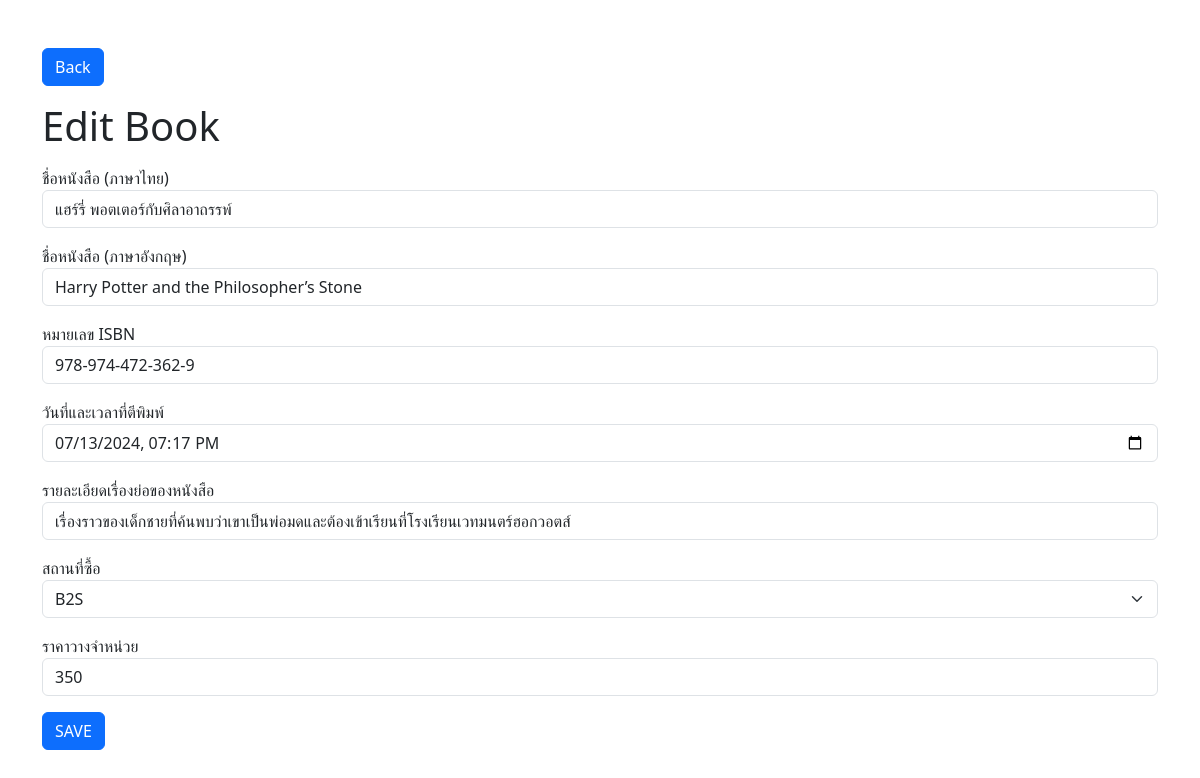
The app's page /edit/4 with its own data.
### bookshop/models.py (models this page shows)
class Book(models.Model):
    book_name_th = models.CharField(max_length=100)
    book_name_en = models.CharField(max_length=100)
    number_si = models.CharField(max_length=100)
    datetime = models.DateTimeField()
    detail_book = models.CharField(max_length=100)
    BOOKSHOP_CHOICES = [
        ("B2S","B2S"),
        ("Inthon","Inthon"),
        ("Se-ed","Se-ed"),
        ("Meb","Meb"),
    ];
    bookshop = models.CharField(
        max_length=20,
        choices=BOOKSHOP_CHOICES,
        default="B2S"
    )
    sale_book = models.IntegerField()
    created_date = models.DateTimeField(auto_now_add=True)
    updated_date = models.DateTimeField(auto_now_add=True)

### bookshop/views.py (the view)
# urls.py: path('edit/<book_id>', views.edit),
def edit (request, book_id):
    if request.method == 'POST':
        book_name_th = request.POST['book_name_th']
        book_name_en = request.POST['book_name_en']
        number_si = request.POST['number_si']
        datetime = request.POST['datetime']
        detail_book = request.POST['detail_book']
        bookshop = request.POST['bookshop']
        sale_book = request.POST['sale_book']
        print = (book_name_th, book_name_en, number_si, datetime, detail_book, bookshop, sale_book)
        book = Book.objects.get(id=book_id)
        book.book_name_th = book_name_th
        book.book_name_en = book_name_en
        book.number_si =  number_si
        book.datetime = datetime
        book.detail_book = detail_book
        book.bookshop = bookshop
        book.sale_book = sale_book
        book.save()
        messages.success(request, "Successfully EDIT")
        return redirect('/')
    else:
        book = Book.objects.get(id=book_id)
        return render(request, 'edit.html', {'book': book})

### bookshop/templates/edit.html (shortened to what this page needs)
<!DOCTYPE html>
<html lang="en">
<head>
  <link href="https://cdn.jsdelivr.net/npm/bootstrap@5.3.2/dist/css/bootstrap.min.css" rel="stylesheet"
 />
</head>
<body>
  <header class="container">
    <nav>
      <a href="/" class="btn btn-primary mt-5">Back</a>
    </nav>
  </header>
  <main class="container">
    <h1 class="my-3">Edit Book</h1>
    <form action="#" method="post">
      <div class="mb-3">
        <label for="book_name_th">ชื่อหนังสือ (ภาษาไทย)</label>
        <input type="text" class="form-control" name="book_name_th" id="book_name_th" value="{{ book.book_name_th }}" />
      </div>
      <div class="mb-3">
        <label for="book_name_en">ชื่อหนังสือ (ภาษาอังกฤษ)</label>
        <input type="text" class="form-control" name="book_name_en" id="book_name_en" value="{{ book.book_name_en }}" />
      </div>
      <div class="mb-3">
        <label for="number_si">หมายเลข ISBN</label>
        <input type="text" class="form-control" name="number_si" id="number_si" value="{{ book.number_si }}" />
      </div>
      <div class="mb-3">
        <label for="datetime">วันที่และเวลาที่ตีพิมพ์</label>
        <input type="datetime-local" class="form-control" name="datetime" id="datetime"
          value="{{ book.datetime|date:'Y-m-d\TH:i' }}" />
      </div>
      <div class="mb-3">
        <label for="detail_book">รายละเอียดเรื่องย่อของหนังสือ</label>
        <input type="text" class="form-control" name="detail_book" id="detail_book" value="{{ book.detail_book }}" />
      </div>
      <div class="mb-3">
        <label for="bookshop">สถานที่ซื้อ</label>
        <select class="form-select" name="bookshop" id="bookshop">
          <option value="B2S" {% if book.bookshop == 'B2S' %} selected {% endif %}>B2S</option>
        </select>
      </div>
      <div class="mb-3">
        <label for="sale_book">ราคาวางจำหน่วย</label>
        <input type="number" class="form-control" name="sale_book" id="sale_book" value="{{ book.sale_book }}" />
      </div>
      <button type="submit" class="btn btn-primary">SAVE</button>
    </form>
  </main>
</body>
</html>

### records on screen
Book: book_name_th "แฮร์รี่ พอตเตอร์กับศิลาอาถรรพ์", book_name_en "Harry Potter and the Philosopher’s Stone", number_si "978-974-472-362-9", datetime "07/13/2024 19:17", detail_book "เรื่องราวของเด็กชายที่ค้นพบว่าเขาเป็นพ่อมดและต้องเข้าเรียนที่โรงเรียนเวทมนตร์ฮอกวอตส์", bookshop "B2S", sale_book "350"
